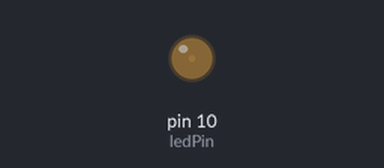
The sketch below on a simulated Arduino Uno, built with avr-gcc and run on an emulated ATmega328P. Parts: output pins drawn as LEDs (lit = HIGH).

Above: at 0.1 s.
At 0.7 s:
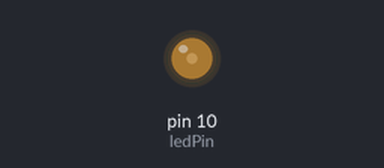
At 1.3 s:
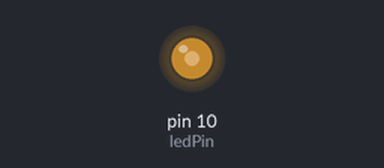
At 2.6 s:
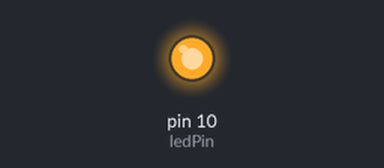
Timing chart, 0 to 4.1 s (numbered marks = the images above):
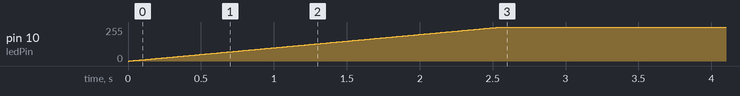

The sketch:

C3_P1.ino
```cpp
int ledPin = 10;

void setup() {
  pinMode(ledPin, OUTPUT);

  int bright = 0;
  for(bright = 0; bright <= 255; bright++) {
    analogWrite(ledPin, bright);
    delay(10);
  }
}

void loop() {

}
```
